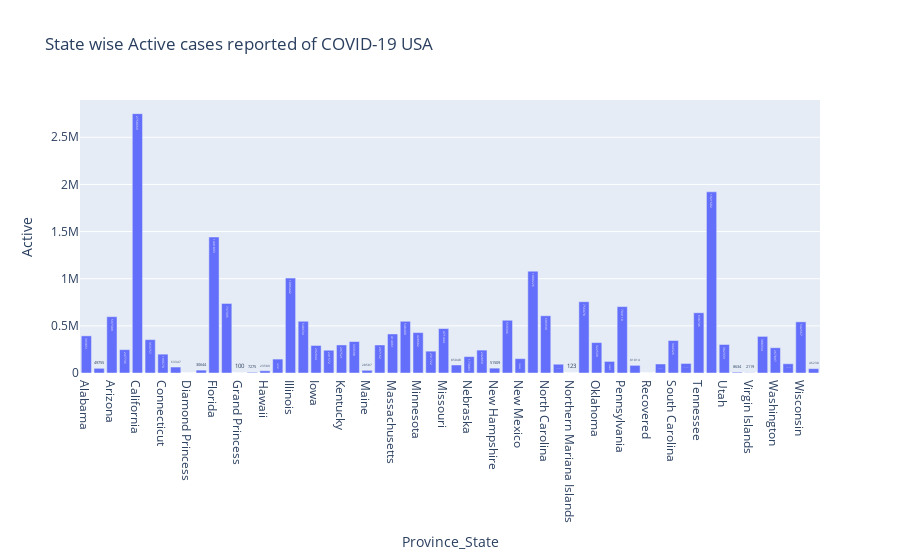

Source (notebook cell):
### Markdown cell above
### Plot Province/State Wise Active Cases in USA

### Code cell
fig = px.bar(sum_df6, x='Province_State', y='Active', 
             title = 'State wise Active cases reported of COVID-19 USA', 
             text='Active')
fig.show()

### Figure 1 — Plotly figure (JSON) as saved in the notebook; plotly's stock layout.template omitted (floating-point values rounded to 4 significant figures)
{"data": [{"alignmentgroup": "True", "hovertemplate": "Province_State=%{x}<br>Active=%{text}<extra></extra>", "legendgroup": "", "marker": {"color": "#636efa", "pattern": {"shape": ""}}, "name": "", "offsetgroup": "", "orientation": "v", "showlegend": false, "text": [393851, 49755, 597309, 247736, 2750669, 353757, 199670, 63347, 49, 30644, 1441893, 737395, 100, 7275, 23589, 147707, 1006442, 548634, 292044, 241572, 297521, 333598, 28587, 297162, 414061, 548408, 428682, 231722, 471444, 85048, 173883, 242859, 51509, 559396, 152222, 1080226, 606930, 93206, 123, 756078, 322539, 122873, 704110, 81014, 0, 95552, 344326, 101331, 638746, 1921602, 302333, 8634, 2119, 388334, 267897, 98208, 542567, 46230], "textposition": "auto", "type": "bar", "x": ["Alabama", "Alaska", "Arizona", "Arkansas", "California", "Colorado", "Connecticut", "Delaware", "Diamond Princess", "District of Columbia", "Florida", "Georgia", "Grand Princess", "Guam", "Hawaii", "Idaho", "Illinois", "Indiana", "Iowa", "Kansas", "Kentucky", "Louisiana", "Maine", "Maryland", "Massachusetts", "Michigan", "Minnesota", "Mississippi", "Missouri", "Montana", "Nebraska", "Nevada", "New Hampshire", "New Jersey", "New Mexico", "New York", "North Carolina", "North Dakota", "Northern Mariana Islands", "Ohio", "Oklahoma", "Oregon", "Pennsylvania", "Puerto Rico", "Recovered", "Rhode Island", "South Carolina", "South Dakota", "Tennessee", "Texas", "Utah", "Vermont", "Virgin Islands", "Virginia", "Washington", "West Virginia", "Wisconsin", "Wyoming"], "xaxis": "x", "y": [393851, 49755, 597309, 247736, 2750669, 353757, 199670, 63347, 49, 30644, 1441893, 737395, 100, 7275, 23589, 147707, 1006442, 548634, 292044, 241572, 297521, 333598, 28587, 297162, 414061, 548408, 428682, 231722, 471444, 85048, 173883, 242859, 51509, 559396, 152222, 1080226, 606930, 93206, 123, 756078, 322539, 122873, 704110, 81014, 0, 95552, 344326, 101331, 638746, 1921602, 302333, 8634, 2119, 388334, 267897, 98208, 542567, 46230], "yaxis": "y"}], "layout": {"barmode": "relative", "legend": {"tracegroupgap": 0}, "title": {"text": "State wise Active cases reported of COVID-19 USA"}, "xaxis": {"anchor": "y", "domain": [0, 1], "title": {"text": "Province_State"}}, "yaxis": {"anchor": "x", "domain": [0, 1], "title": {"text": "Active"}}}}
